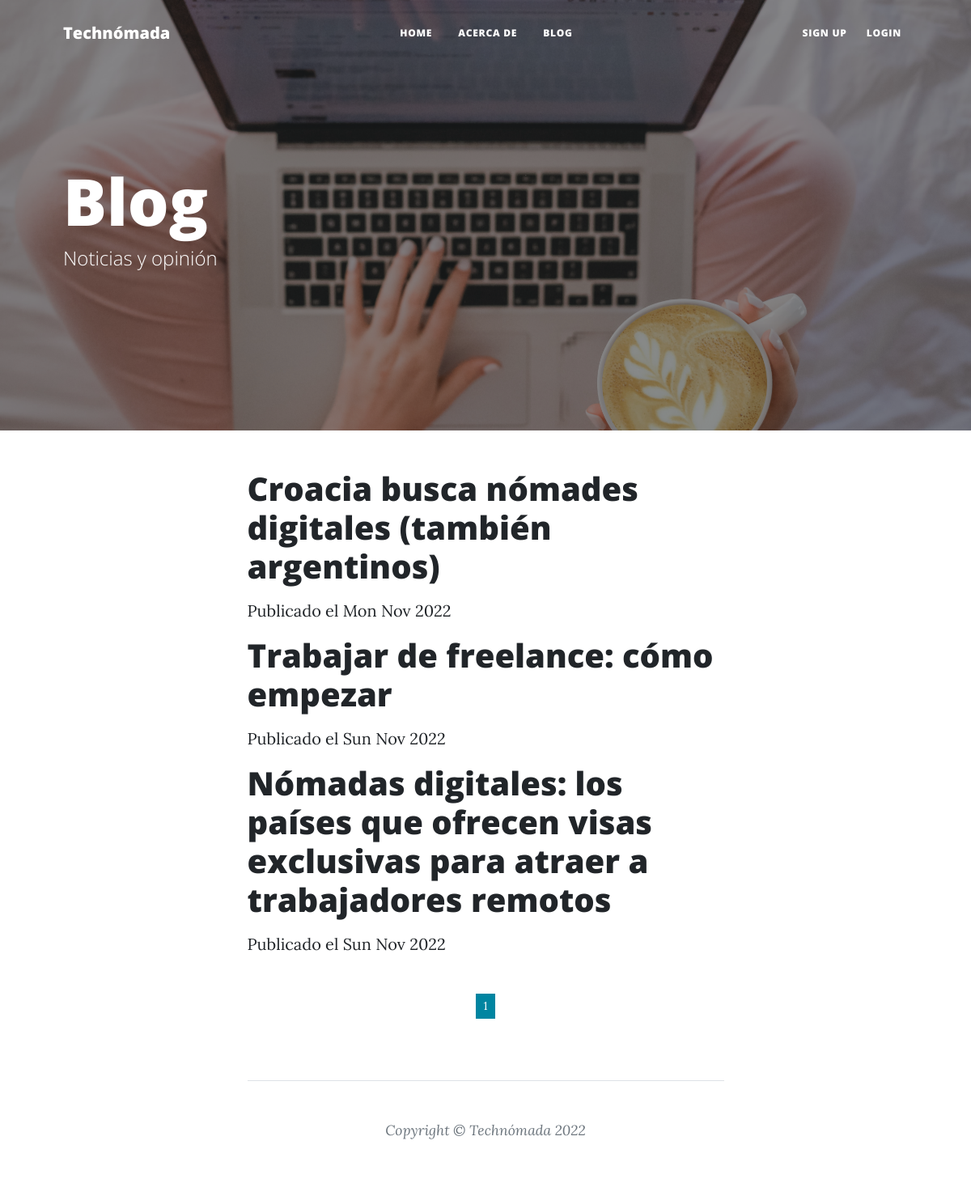
/post_list/, run on the app's committed database.
### blog/models.py (models this page shows, shortened)
class Post(models.Model):
    titulo = models.CharField(max_length=100)
    imagen_portada = models.ImageField(default='default.jpg', upload_to='images/', null=True, blank=True)
    contenido = RichTextField()
    fecha_creacion = models.DateTimeField(default=timezone.now)
    fecha_publicacion = models.DateTimeField(blank=True, null=True)
    autor = models.ForeignKey('auth.User', on_delete=models.CASCADE)
    avatar = models.ImageField(default='default.jpg', upload_to='avatars/', null=True)

### blog/views.py (the view)
# urls.py: path('post_list/', views.PostListView.as_view(), name='post_list'),
class PostListView(ListView):
    model = Post
    def get_queryset(self):
        return Post.objects.filter(fecha_publicacion__lte=timezone.now()).order_by('-fecha_publicacion')

### templates/blog/post_list.html
{% extends "blog/base.html" %}
{% load static %}
{% block content %}
        <header class="masthead" style="background-image: url({% static 'assets/img/chica_notebook.jpg' %})">
            <div class="container position-relative px-4 px-lg-5">
                <div class="row gx-4 gx-lg-5 text-align-left">
                    <div class="col-md-10 col-lg-8 col-xl-7">
                        <div class="page-heading">
                            <h1 class="text-md-left">Blog</h1>
                            <span class="subheading">Noticias y opinión</span>
                        </div>
                    </div>
                </div>
            </div>
        </header>
        <main class="mb-4">
            <div class="container px-4 px-lg-5">
                <div class="row gx-4 gx-lg-5 justify-content-center">
                    <div class="col-md-10 col-lg-8 col-xl-7">
                        <div class="centerstage">
                            {% for post in  post_list %}
                                <div class="post">
                                    <h1><a href="{% url 'post_detail' pk=post.pk %}">{{ post.titulo }} {{ post.image }}</a></h1>
                                    <div class="date">
                                    <p>Publicado el {{ post.fecha_publicacion|date:"D M Y" }}</p>
                                </div>
                            {% endfor %}
                        </div>
                    </div>
                </div>
            </div>
    <br>
    <nav aria-label="Main">
        <ul class="pagination pagination-sm justify-content-center">
          <li class="page-item active" aria-current="page">
            <span class="page-link">1</span>
          </li>
        </ul>
    </nav>
    <br>
    <br>
{% endblock content %}

### data on the page
Post: titulo "Croacia busca nómades digitales (también argentinos)", fecha_publicacion "Mon Nov 2022"
Post: titulo "Trabajar de freelance: cómo empezar", fecha_publicacion "Sun Nov 2022"
Post: titulo "Nómadas digitales: los países que ofrecen visas exclusivas para atraer a trabajadores remotos", fecha_publicacion "Sun Nov 2022"
